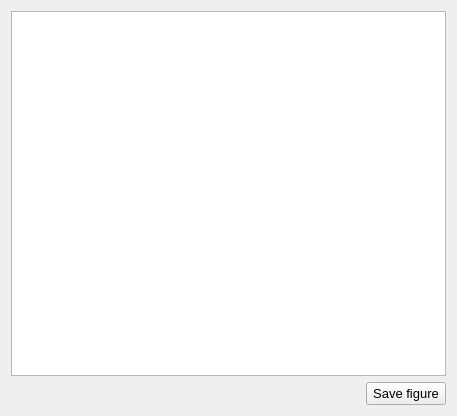
<?xml version="1.0" encoding="UTF-8"?>
<ui version="4.0">
 <class>stlmodelView</class>
 <widget class="QWidget" name="stlmodelView">
  <property name="geometry">
   <rect>
    <x>0</x>
    <y>0</y>
    <width>457</width>
    <height>416</height>
   </rect>
  </property>
  <property name="font">
   <font>
    <family>Arial</family>
    <pointsize>10</pointsize>
   </font>
  </property>
  <property name="windowTitle">
   <string>stl model view</string>
  </property>
  <layout class="QGridLayout" name="gridLayout">
   <item row="0" column="0" colspan="2">
    <widget class="QGraphicsView" name="graphicsView"/>
   </item>
   <item row="1" column="0">
    <spacer name="horizontalSpacer">
     <property name="orientation">
      <enum>Qt::Horizontal</enum>
     </property>
     <property name="sizeHint" stdset="0">
      <size>
       <width>355</width>
       <height>20</height>
      </size>
     </property>
    </spacer>
   </item>
   <item row="1" column="1">
    <widget class="QPushButton" name="pushButton_saveFigure">
     <property name="text">
      <string>Save figure</string>
     </property>
    </widget>
   </item>
  </layout>
 </widget>
 <resources/>
 <connections/>
</ui>
